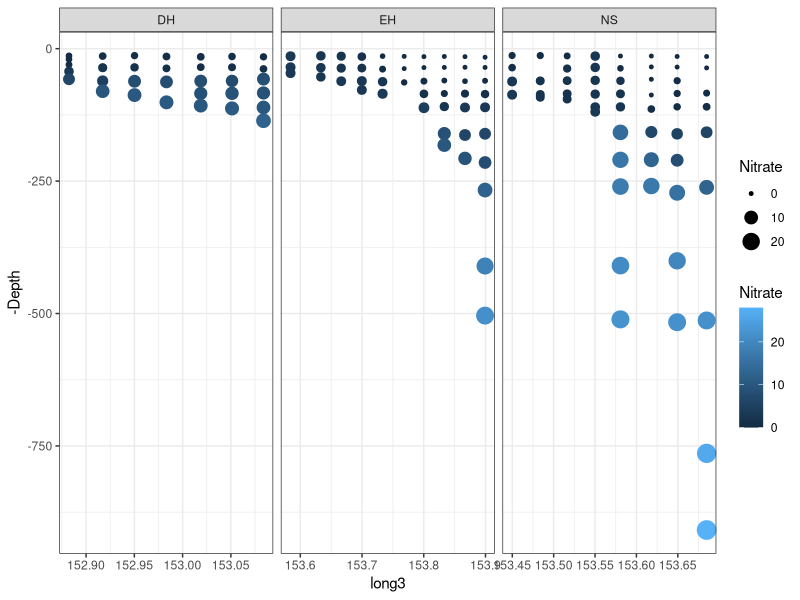
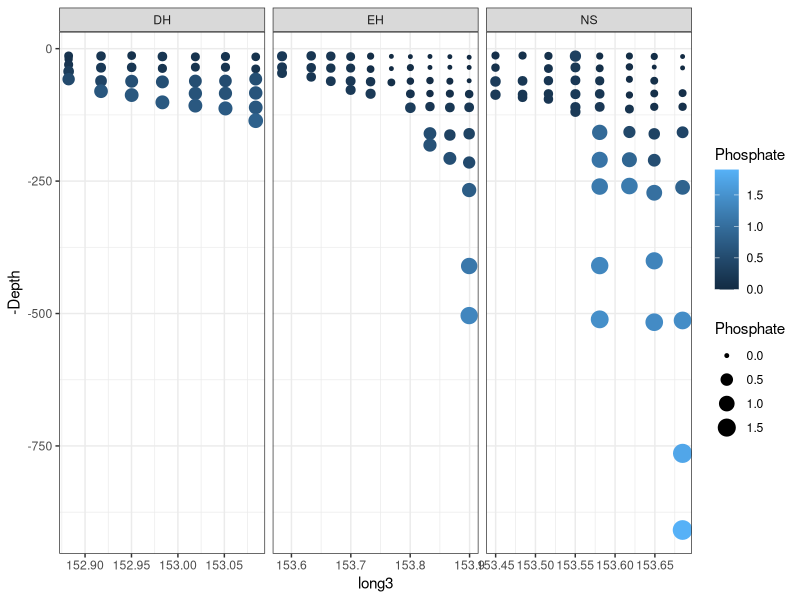
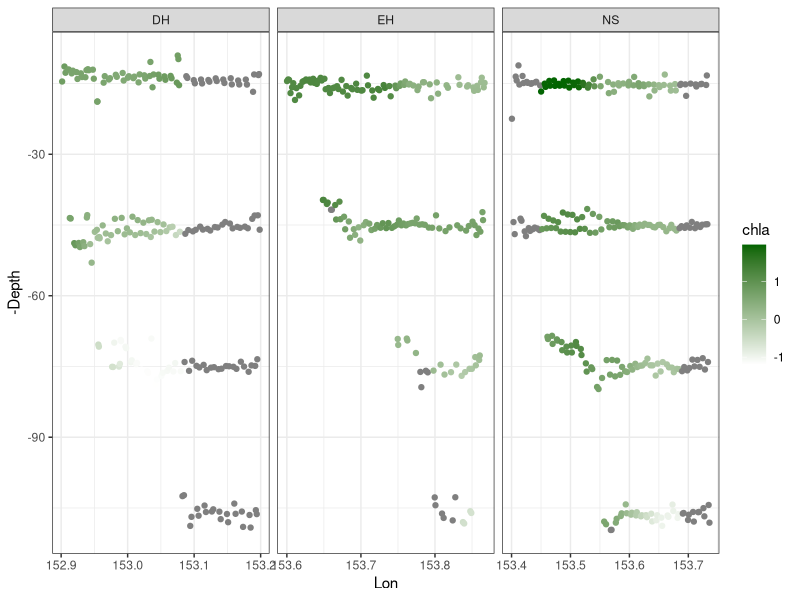

Recreate these plots in R, in order.
# Nitrate plots

library(ggplot2)

mydata <- read.csv("Data/HYD cleaned 080419.csv", header = T)

head(mydata)

p1 <- ggplot(mydata, aes(x = long3, y = -Depth, col = Nitrate, size = Nitrate)) + geom_point() +
  facet_wrap(~OPC_site, scales = "free_x") + theme_bw()
p1

p2 <- ggplot(mydata, aes(x = long3, y = -Depth, col = Phosphate, size = Phosphate)) + geom_point() +
  facet_wrap(~OPC_site, scales = "free_x") + theme_bw()
p2

cor.test(mydata$Nitrate, mydata$Phosphate)

mydata2 <- read.csv("Data/CleanedData_220519.csv", header = T)

head(mydata2)
mydata2 <- subset(mydata2, site2 != "CB")

p3 <- ggplot(mydata2, aes(x = Lon, y = -Depth, col = chla)) + geom_point() +
  facet_wrap(~site2, scales = "free_x") + theme_bw() + scale_color_gradient(low = "white", high = "darkgreen")
p3
